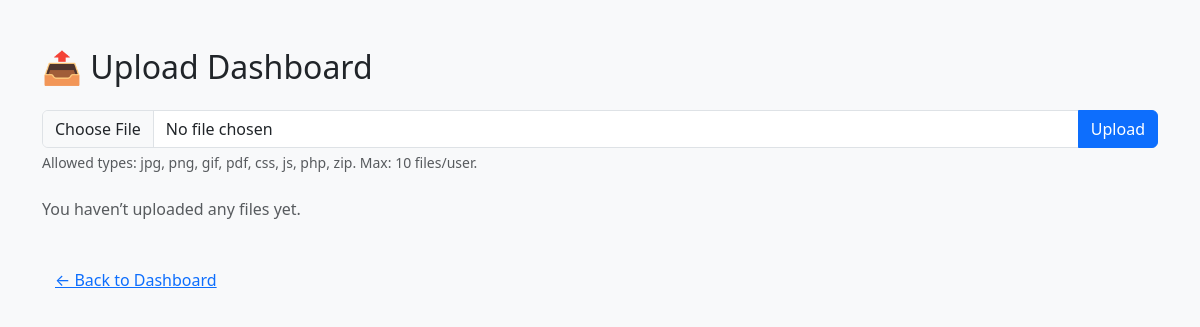
Page /upload (signed in) on the earlier database version.
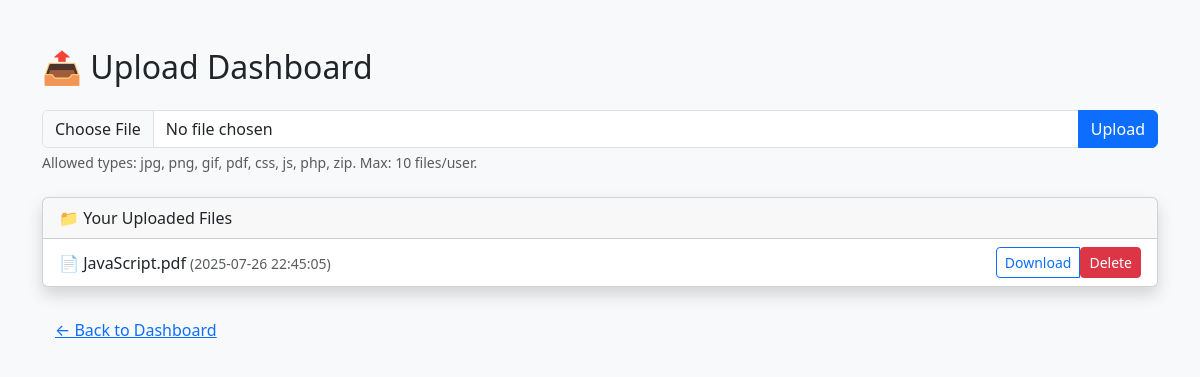
Same page on the later database version.
### tables this page shows
CREATE TABLE files (
            id INTEGER PRIMARY KEY AUTOINCREMENT,
            user_id INTEGER NOT NULL,
            filename TEXT NOT NULL,
            upload_time DATETIME DEFAULT CURRENT_TIMESTAMP
        );

### services/uploads.py (the view)
@upload_bp.route('/upload')
@login_required
def upload_page():
    files = get_user_files(current_user.id)
    return render_template('upload.html', files=files, get_icon=get_icon)

### app.py (called while the page is built)
@login_manager.user_loader
def load_user(user_id):
    user = get_user_by_id(user_id)
    if user:
        return User(user[0], user[1], user[2], user[3])
    return None

### models.py (called while the page is built)
def get_user_by_id(user_id):
    conn = sqlite3.connect(DB_NAME)
    c = conn.cursor()
    c.execute('SELECT * FROM users WHERE id = ?', (user_id,))
    user = c.fetchone()
    conn.close()
    return user

def get_user_files(user_id):
    conn = sqlite3.connect(DB_NAME)
    c = conn.cursor()
    c.execute('SELECT id, filename, upload_time FROM files WHERE user_id = ?', (user_id,))
    files = c.fetchall()
    conn.close()
    return files

### services/uploads.py (called while the page is built)
def get_icon(filename):
    ext = filename.lower().split('.')[-1]
    if ext in ['jpg', 'jpeg', 'png', 'gif']: return "🖼️"
    if ext in ['pdf']: return "📄"
    if ext in ['css']: return "🎨"
    if ext in ['js']: return "📜"
    if ext in ['zip']: return "🗜️"
    if ext in ['py', 'php']: return "💻"
    return "📁"

### templates/upload.html (shortened to what this page needs)
<!DOCTYPE html>
<html lang="en">
<head>
    <link href="https://cdn.jsdelivr.net/npm/bootstrap@5.3.0/dist/css/bootstrap.min.css" rel="stylesheet">
</head>
<body class="bg-light">
<div class="container py-5">
    <h2 class="mb-4">📤 Upload Dashboard</h2>
    <form method="post" action="/upload" enctype="multipart/form-data" class="mb-4">
        <div class="input-group">
            <input type="file" name="file" class="form-control" required>
            <button type="submit" class="btn btn-primary">Upload</button>
        </div>
        <div class="form-text text-muted">Allowed types: jpg, png, gif, pdf, css, js, php, zip. Max: 10 files/user.</div>
    </form>
    {% if files %}
    <div class="card shadow">
        <div class="card-header">📁 Your Uploaded Files</div>
        <ul class="list-group list-group-flush">
            {% for file in files %}
            <li class="list-group-item d-flex justify-content-between align-items-center">
                <span>
                    {{ get_icon(file[1]) }} {{ file[1] }}
                    <small class="text-muted">({{ file[2] }})</small>
                </span>
                <div class="btn-group">
                    <a href="/uploads/{{ file[1] }}" class="btn btn-sm btn-outline-primary">Download</a>
                    <form method="post" action="/delete/{{ file[0] }}" onsubmit="return confirm('Delete this file?');">
                        <button class="btn btn-sm btn-danger">Delete</button>
                    </form>
                </div>
            </li>
            {% endfor %}
        </ul>
    </div>
    {% else %}
    <p class="text-muted">You haven’t uploaded any files yet.</p>
    {% endif %}
    <a href="/" class="btn btn-link mt-4">← Back to Dashboard</a>
</div>
</body>
</html>

Differences in the rows shown:
added files: filename "📄", filename "JavaScript.pdf", upload_time "2025-07-26 22:45:05"
Other differences:
text no longer shown: "You haven’t uploaded any files yet."
text now shown: "📁 Your Uploaded Files"
